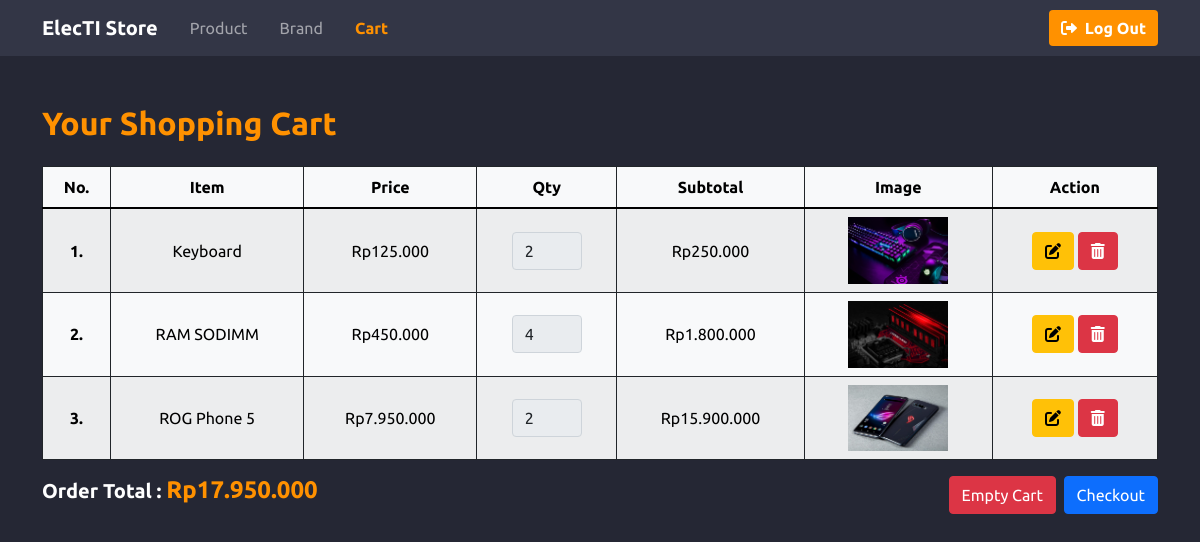
/cart.php (signed in), run on the app's committed database.
### tables this page shows
CREATE TABLE `carts` (
  `id_product` int(11) NOT NULL,
  `name_product` varchar(50) NOT NULL,
  `desc_product` varchar(200) NOT NULL,
  `price_product` int(11) NOT NULL,
  `img_product` varchar(50) NOT NULL,
  `brand_product` varchar(50) NOT NULL,
  `item_quantity` int(11) NOT NULL,
  `total_price` int(11) NOT NULL
);

### cart.php (the view, shortened to what this page needs)
<?php
include 'connect.php';
$queryShowCarts = mysqli_query($conn, "SELECT * FROM carts ORDER BY name_product");
$resultPayment = mysqli_query($conn, "SELECT SUM(total_price) AS sum_payment FROM carts");
$rowPayment = mysqli_fetch_assoc($resultPayment);
$sumPayment = $rowPayment['sum_payment'];
?>
<!DOCTYPE html>
<html lang="en">
<head>
    <link href="https://cdn.jsdelivr.net/npm/bootstrap@5.1.3/dist/css/bootstrap.min.css" rel="stylesheet" />
    <link rel="stylesheet" href="https://cdn.jsdelivr.net/npm/bootstrap-icons@1.7.2/font/bootstrap-icons.css" />
    <link rel="stylesheet" href="https://cdnjs.cloudflare.com/ajax/libs/font-awesome/6.0.0-beta3/css/all.min.css">
    <link rel="stylesheet" href="my-css/cart.css?v=<?php echo time(); ?>" />
</head>
<body>
    <nav class="navbar navbar-expand-lg navbar-dark bg-dark">
        <div class="container">
            <a class="navbar-brand my-brand fw-bold" href="index.php">ElecTI Store</a>
            <div class="collapse navbar-collapse" id="navbarSupportedContent">
                <ul class="navbar-nav me-auto mb-2 mb-lg-0">
                    <li class="nav-item mx-2">
                        <a class="nav-link" href="product.php">Product</a>
                    </li>
                    <li class="nav-item mx-2">
                        <a class="nav-link" href="brand.php">Brand</a>
                    </li>
                    <li class="nav-item mx-2">
                        <a class="nav-link active fw-bold colorAcsent" href="cart.php">Cart</a>
                    </li>
                </ul>
                <a href="logout.php" class="btn btn-secondary btn-custom fw-bold" type="button" onclick="return confirm('Yakin ingin logout?')">
                    <i class="fas fa-sign-out-alt me-1"></i>
                    Log Out
                </a>
            </div>
        </div>
    </nav>
    <div class="container py-5">
        <h2 class="fw-bold colorAcsent mb-4">Your Shopping Cart</h2>
        <form action="" method="post">
            <table class="table table-striped table-bordered border-dark table-hover table-light text-center align-middle">
                <thead>
                    <tr>
                        <th scope="col">No.</th>
                        <th scope="col">Item</th>
                        <th scope="col">Price</th>
                        <th scope="col">Qty</th>
                        <th scope="col">Subtotal</th>
                        <th scope="col">Image</th>
                        <th scope="col">Action</th>
                    </tr>
                </thead>
                <tbody>
                    <?php $no = 1 ?>
                    <?php while ($data = mysqli_fetch_assoc($queryShowCarts)) : ?>
                        <tr>
                            <th scope="row"><?= $no++ . '.' ?></th>
                            <td><?= $data['name_product'] ?></td>
                            <td class="text-center">Rp<?= number_format($data['price_product'], 0, '', '.') ?></td>
                            <td>
                                <input type="number" class="form-control mx-auto" name="qty" value="<?= $data['item_quantity'] ?>" style="width: 70px;" readonly>
                            </td>
                            <td class="text-center">Rp<?= number_format($data['total_price'], 0, '', '.') ?></td>
                            <td class="text-center">
                                <img src="img/product-img/<?= $data['img_product'] ?>" width="100px">
                            </td>
                            <td class="text-center">
                                <a href="desc-product.php?id-update=<?= $data['id_product'] ?>" class="btn btn-warning">
                                    <i class="fas fa-edit"></i>
                                </a>
                                <a href="process.php?id=<?= $data['id_product'] ?>" class="btn btn-danger" onclick="return confirm('Yakin ingin menghapus?'); ">
                                    <i class="fas fa-trash-alt"></i>
                                </a>
                            </td>
                        </tr>
                    <?php endwhile ?>
                </tbody>
            </table>
            <div class="d-flex justify-content-between">
                <h5 class="text-white fw-bold">Order Total : <span class="colorAcsent fs-4">Rp<?= number_format($sumPayment, 0, '', '.') ?></span></h6>
                    <div>
                        <?php if (mysqli_num_rows($queryShowCarts) > 0) : ?>
                            <a class="btn btn-danger me-1" href="process.php?delete=all" onclick="return confirm('Yakin ingin mengosongkan cart?'); ">Empty Cart</a>
                            <a class="btn btn-primary" href="checkout.php">Checkout</a>
                        <?php else : ?>
                            <button class="btn btn-danger me-1" disabled>Empty cart</button>
                            <button class="btn btn-primary" disabled>Checkout</button>
                        <?php endif ?>
                    </div>
            </div>
        </form>
    </div>
</body>
</html>

### my-css/cart.css (style rules this page uses)
* { font-family: "ubuntu", sans-serif; }
:root { --mainColor: #252734; --secondaryColor: #333646; --acsentColor: #ff9100; }
.colorAcsent { color: var(--acsentColor) !important; }
.btn-custom { background: var(--acsentColor); border: none; }
body { background: var(--mainColor); }
.navbar { background-color: var(--secondaryColor) !important; }

### data on the page
carts: name_product "Keyboard", price_product "125.000", qty "2", total_price "250.000", img_product (picture)
carts: name_product "RAM SODIMM", price_product "450.000", qty "4", total_price "1.800.000", img_product (picture)
carts: name_product "ROG Phone 5", price_product "7.950.000", qty "2", total_price "15.900.000", img_product (picture)

### other printed values
$sumPayment "17.950.000"
